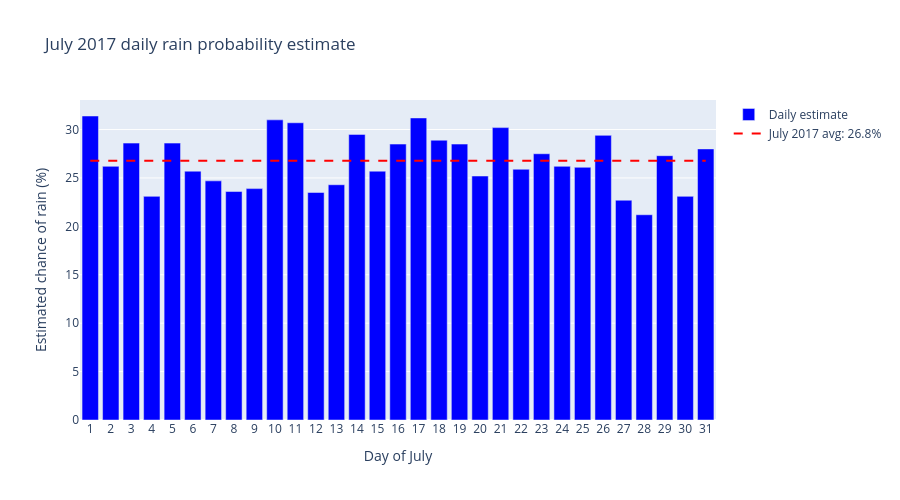
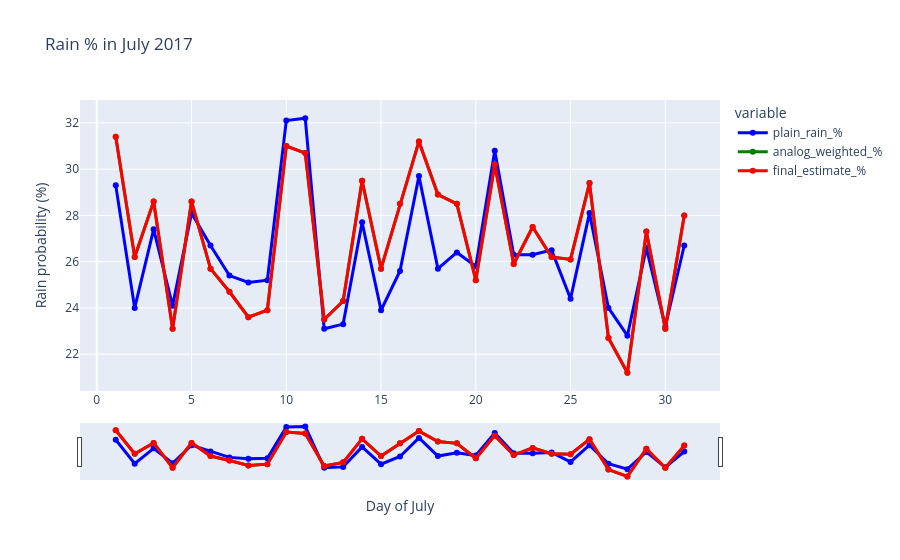

Notebook code for these charts, in order:
### Code cell
avg_val = result['final_estimate_%'].mean()

fig2= go.Figure()

fig2.add_trace(go.Bar(
    x=result.index,
    y=result['final_estimate_%'],
    marker_color='blue',
    name='Daily estimate'
))

fig2.add_trace(go.Scatter(
    x=result.index,
    y=[avg_val]*len(result.index),
    mode='lines',
    line=dict(color='red', dash='dash'),
    name=f"July 2017 avg: {avg_val:.1f}%"
))

fig2.update_layout(
    title='July 2017 daily rain probability estimate ',
    xaxis_title='Day of July',
    yaxis_title='Estimated chance of rain (%)',
    xaxis=dict(tickmode='linear', tick0=1, dtick=1),
    height=500
)

fig2.show()

fig3 = px.line(
    result,
    x=result.index,
    y=['plain_rain_%','analog_weighted_%','final_estimate_%'],
    title="Rain % in July 2017",
    labels={'value':'Rain probability (%)','day':'Day of July'}
)

colors = ['blue','green','red']
for i, trace in enumerate(fig3.data):
    trace.line.color = colors[i]
    trace.line.width = 3
    trace.mode = 'lines+markers'

fig3.update_layout(title_font_size=17)
fig3.update_xaxes(rangeslider_visible=True)

fig3.show()

### Figure 1 — Plotly figure (JSON) as saved in the notebook; plotly's stock layout.template omitted (floating-point values rounded to 4 significant figures)
{"data": [{"marker": {"color": "blue"}, "name": "Daily estimate", "type": "bar", "x": [1, 2, 3, 4, 5, 6, 7, 8, 9, 10, 11, 12, 13, 14, 15, 16, 17, 18, 19, 20, 21, 22, 23, 24, 25, 26, 27, 28, 29, 30, 31], "y": [31.4, 26.2, 28.6, 23.1, 28.6, 25.7, 24.7, 23.6, 23.9, 31.0, 30.7, 23.5, 24.3, 29.5, 25.7, 28.5, 31.2, 28.9, 28.5, 25.2, 30.2, 25.9, 27.5, 26.2, 26.1, 29.4, 22.7, 21.2, 27.3, 23.1, 28.0]}, {"line": {"color": "red", "dash": "dash"}, "mode": "lines", "name": "July 2017 avg: 26.8%", "type": "scatter", "x": [1, 2, 3, 4, 5, 6, 7, 8, 9, 10, 11, 12, 13, 14, 15, 16, 17, 18, 19, 20, 21, 22, 23, 24, 25, 26, 27, 28, 29, 30, 31], "y": [26.79, 26.79, 26.79, 26.79, 26.79, 26.79, 26.79, 26.79, 26.79, 26.79, 26.79, 26.79, 26.79, 26.79, 26.79, 26.79, 26.79, 26.79, 26.79, 26.79, 26.79, 26.79, 26.79, 26.79, 26.79, 26.79, 26.79, 26.79, 26.79, 26.79, 26.79]}], "layout": {"height": 500, "title": {"text": "July 2017 daily rain probability estimate "}, "xaxis": {"dtick": 1, "tick0": 1, "tickmode": "linear", "title": {"text": "Day of July"}}, "yaxis": {"title": {"text": "Estimated chance of rain (%)"}}}}

### Figure 2 — Plotly figure (JSON) as saved in the notebook; plotly's stock layout.template omitted (floating-point values rounded to 4 significant figures)
{"data": [{"hovertemplate": "variable=plain_rain_%<br>Day of July=%{x}<br>Rain probability (%)=%{y}<extra></extra>", "legendgroup": "plain_rain_%", "line": {"color": "blue", "dash": "solid", "width": 3}, "marker": {"symbol": "circle"}, "mode": "lines+markers", "name": "plain_rain_%", "orientation": "v", "showlegend": true, "type": "scatter", "x": [1, 2, 3, 4, 5, 6, 7, 8, 9, 10, 11, 12, 13, 14, 15, 16, 17, 18, 19, 20, 21, 22, 23, 24, 25, 26, 27, 28, 29, 30, 31], "xaxis": "x", "y": [29.3, 24.0, 27.4, 24.1, 28.1, 26.7, 25.4, 25.1, 25.2, 32.1, 32.2, 23.1, 23.3, 27.7, 23.9, 25.6, 29.7, 25.7, 26.4, 25.8, 30.8, 26.3, 26.3, 26.5, 24.4, 28.1, 24.0, 22.8, 26.6, 23.2, 26.7], "yaxis": "y"}, {"hovertemplate": "variable=analog_weighted_%<br>Day of July=%{x}<br>Rain probability (%)=%{y}<extra></extra>", "legendgroup": "analog_weighted_%", "line": {"color": "green", "dash": "solid", "width": 3}, "marker": {"symbol": "circle"}, "mode": "lines+markers", "name": "analog_weighted_%", "orientation": "v", "showlegend": true, "type": "scatter", "x": [1, 2, 3, 4, 5, 6, 7, 8, 9, 10, 11, 12, 13, 14, 15, 16, 17, 18, 19, 20, 21, 22, 23, 24, 25, 26, 27, 28, 29, 30, 31], "xaxis": "x", "y": [31.4, 26.2, 28.6, 23.1, 28.6, 25.7, 24.7, 23.6, 23.9, 31.0, 30.7, 23.5, 24.3, 29.5, 25.7, 28.5, 31.2, 28.9, 28.5, 25.2, 30.2, 25.9, 27.5, 26.2, 26.1, 29.4, 22.7, 21.2, 27.3, 23.1, 28.0], "yaxis": "y"}, {"hovertemplate": "variable=final_estimate_%<br>Day of July=%{x}<br>Rain probability (%)=%{y}<extra></extra>", "legendgroup": "final_estimate_%", "line": {"color": "red", "dash": "solid", "width": 3}, "marker": {"symbol": "circle"}, "mode": "lines+markers", "name": "final_estimate_%", "orientation": "v", "showlegend": true, "type": "scatter", "x": [1, 2, 3, 4, 5, 6, 7, 8, 9, 10, 11, 12, 13, 14, 15, 16, 17, 18, 19, 20, 21, 22, 23, 24, 25, 26, 27, 28, 29, 30, 31], "xaxis": "x", "y": [31.4, 26.2, 28.6, 23.1, 28.6, 25.7, 24.7, 23.6, 23.9, 31.0, 30.7, 23.5, 24.3, 29.5, 25.7, 28.5, 31.2, 28.9, 28.5, 25.2, 30.2, 25.9, 27.5, 26.2, 26.1, 29.4, 22.7, 21.2, 27.3, 23.1, 28.0], "yaxis": "y"}], "layout": {"legend": {"title": {"text": "variable"}, "tracegroupgap": 0}, "title": {"font": {"size": 17}, "text": "Rain % in July 2017"}, "xaxis": {"anchor": "y", "domain": [0, 1], "rangeslider": {"visible": true}, "title": {"text": "Day of July"}}, "yaxis": {"anchor": "x", "domain": [0, 1], "title": {"text": "Rain probability (%)"}}}}
